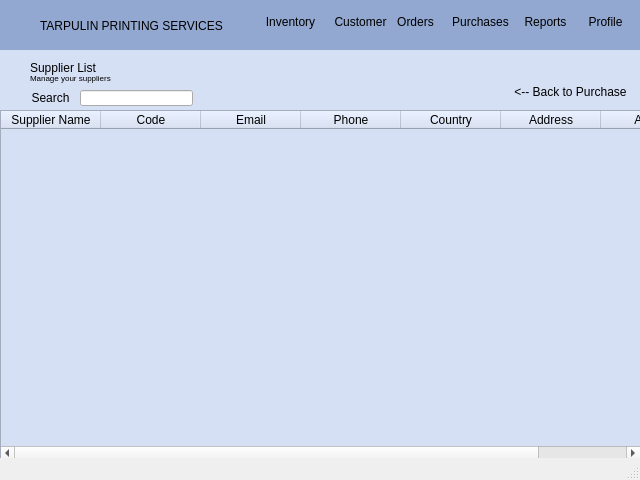
<?xml version="1.0" encoding="UTF-8"?>
<ui version="4.0">
 <class>MainWindow</class>
 <widget class="QMainWindow" name="MainWindow">
  <property name="geometry">
   <rect>
    <x>0</x>
    <y>0</y>
    <width>640</width>
    <height>480</height>
   </rect>
  </property>
  <property name="windowTitle">
   <string>MainWindow</string>
  </property>
  <property name="styleSheet">
   <string notr="true">QPushButton{
	font-size:12px;
	border: none;
}
QPushButton:hover {
    background-color: #45a049;
}
QLabel#tarp{
	font: 75 9pt &quot;Segoe Print&quot;;
	background-color: none;
}
QLabel#logo{
	background-image:: /images/mcavlogo.ico;
}
QFrame#NavbarFrame{
	border-radius: 0px;
	background-color: #92a8d1;
}
QFrame{
 	background-color: #d6e0f5;
}
QLabel{
	background-color:none;
}</string>
  </property>
  <widget class="QWidget" name="centralwidget">
   <widget class="QFrame" name="NavbarFrame">
    <property name="geometry">
     <rect>
      <x>0</x>
      <y>0</y>
      <width>641</width>
      <height>51</height>
     </rect>
    </property>
    <property name="frameShape">
     <enum>QFrame::StyledPanel</enum>
    </property>
    <property name="frameShadow">
     <enum>QFrame::Raised</enum>
    </property>
    <widget class="QPushButton" name="Purchase">
     <property name="geometry">
      <rect>
       <x>450</x>
       <y>10</y>
       <width>61</width>
       <height>23</height>
      </rect>
     </property>
     <property name="styleSheet">
      <string notr="true">font-size:12px;</string>
     </property>
     <property name="text">
      <string>Purchases</string>
     </property>
    </widget>
    <widget class="QPushButton" name="Inventory">
     <property name="geometry">
      <rect>
       <x>260</x>
       <y>10</y>
       <width>61</width>
       <height>23</height>
      </rect>
     </property>
     <property name="styleSheet">
      <string notr="true">font-size:12px;</string>
     </property>
     <property name="text">
      <string>Inventory</string>
     </property>
    </widget>
    <widget class="QPushButton" name="Order">
     <property name="geometry">
      <rect>
       <x>390</x>
       <y>10</y>
       <width>51</width>
       <height>23</height>
      </rect>
     </property>
     <property name="styleSheet">
      <string notr="true">font-size:12px;</string>
     </property>
     <property name="text">
      <string>Orders</string>
     </property>
    </widget>
    <widget class="QPushButton" name="Report">
     <property name="geometry">
      <rect>
       <x>520</x>
       <y>10</y>
       <width>51</width>
       <height>23</height>
      </rect>
     </property>
     <property name="styleSheet">
      <string notr="true">font-size:12px;</string>
     </property>
     <property name="text">
      <string>Reports</string>
     </property>
    </widget>
    <widget class="QPushButton" name="Profile">
     <property name="geometry">
      <rect>
       <x>580</x>
       <y>10</y>
       <width>51</width>
       <height>23</height>
      </rect>
     </property>
     <property name="styleSheet">
      <string notr="true">font-size:12px;</string>
     </property>
     <property name="text">
      <string>Profile</string>
     </property>
    </widget>
    <widget class="QPushButton" name="Customer">
     <property name="geometry">
      <rect>
       <x>330</x>
       <y>10</y>
       <width>61</width>
       <height>23</height>
      </rect>
     </property>
     <property name="styleSheet">
      <string notr="true">font-size:12px;</string>
     </property>
     <property name="text">
      <string>Customer</string>
     </property>
    </widget>
    <widget class="QLabel" name="logoimage">
     <property name="geometry">
      <rect>
       <x>10</x>
       <y>10</y>
       <width>21</width>
       <height>31</height>
      </rect>
     </property>
     <property name="text">
      <string/>
     </property>
     <property name="pixmap">
      <pixmap resource="images.qrc">:/images/mcavlogo.ico</pixmap>
     </property>
    </widget>
    <widget class="QLabel" name="tarp">
     <property name="geometry">
      <rect>
       <x>40</x>
       <y>0</y>
       <width>201</width>
       <height>51</height>
      </rect>
     </property>
     <property name="text">
      <string>TARPULIN PRINTING SERVICES</string>
     </property>
    </widget>
   </widget>
   <widget class="QFrame" name="frame">
    <property name="geometry">
     <rect>
      <x>0</x>
      <y>50</y>
      <width>651</width>
      <height>411</height>
     </rect>
    </property>
    <property name="frameShape">
     <enum>QFrame::Box</enum>
    </property>
    <property name="frameShadow">
     <enum>QFrame::Raised</enum>
    </property>
    <property name="lineWidth">
     <number>0</number>
    </property>
    <widget class="QLabel" name="ProductLabel">
     <property name="geometry">
      <rect>
       <x>30</x>
       <y>10</y>
       <width>71</width>
       <height>16</height>
      </rect>
     </property>
     <property name="text">
      <string>Supplier List</string>
     </property>
    </widget>
    <widget class="QLabel" name="manageLabel">
     <property name="geometry">
      <rect>
       <x>30</x>
       <y>20</y>
       <width>111</width>
       <height>16</height>
      </rect>
     </property>
     <property name="font">
      <font>
       <pointsize>6</pointsize>
      </font>
     </property>
     <property name="text">
      <string>Manage your suppliers</string>
     </property>
    </widget>
    <widget class="QPushButton" name="AddProduct">
     <property name="geometry">
      <rect>
       <x>510</x>
       <y>30</y>
       <width>121</width>
       <height>23</height>
      </rect>
     </property>
     <property name="text">
      <string>&lt;-- Back to Purchase</string>
     </property>
    </widget>
    <widget class="QTableWidget" name="tableWidget">
     <property name="geometry">
      <rect>
       <x>0</x>
       <y>60</y>
       <width>641</width>
       <height>351</height>
      </rect>
     </property>
     <column>
      <property name="text">
       <string>Supplier Name</string>
      </property>
     </column>
     <column>
      <property name="text">
       <string>Code</string>
      </property>
     </column>
     <column>
      <property name="text">
       <string>Email</string>
      </property>
     </column>
     <column>
      <property name="text">
       <string>Phone</string>
      </property>
     </column>
     <column>
      <property name="text">
       <string>Country</string>
      </property>
     </column>
     <column>
      <property name="text">
       <string>Address</string>
      </property>
     </column>
     <column>
      <property name="text">
       <string>Action</string>
      </property>
     </column>
    </widget>
    <widget class="QLineEdit" name="lineEdit">
     <property name="geometry">
      <rect>
       <x>80</x>
       <y>40</y>
       <width>113</width>
       <height>16</height>
      </rect>
     </property>
    </widget>
    <widget class="QPushButton" name="pushButton">
     <property name="geometry">
      <rect>
       <x>30</x>
       <y>40</y>
       <width>41</width>
       <height>16</height>
      </rect>
     </property>
     <property name="text">
      <string>Search</string>
     </property>
    </widget>
   </widget>
  </widget>
  <widget class="QStatusBar" name="statusbar"/>
 </widget>
 <resources>
  <include location="images.qrc"/>
 </resources>
 <connections/>
</ui>
